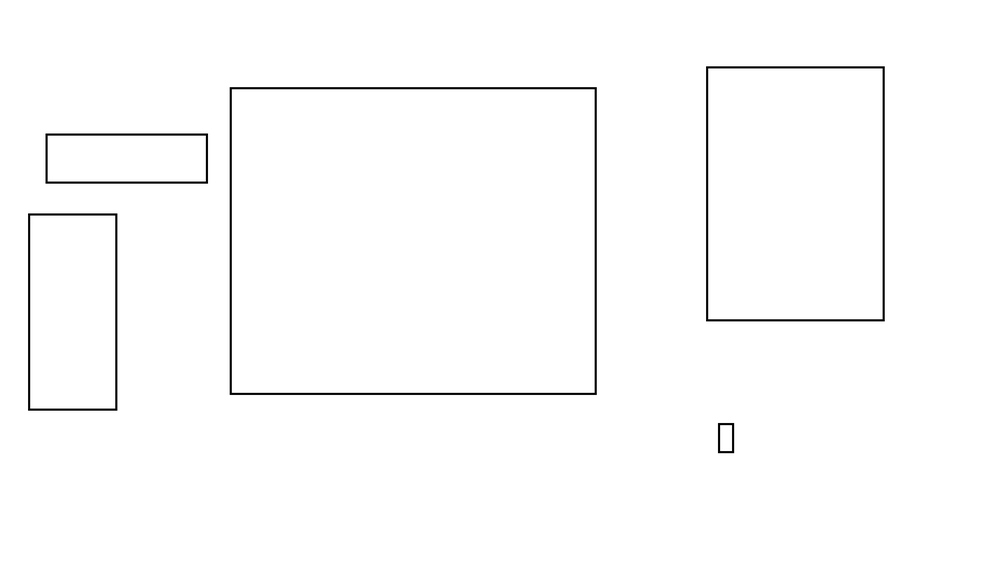
#> input picture test.png, 1000 x 585 px, shrunk from 2351 x 1376 before the run
$ python main.py
#> lines starting #> are read from the running program, lines starting #| are printed output that depends on the picture; after the words box and inside, x2 and y2 are one past the last pixel; in counts of white or black regions, pixels touching at a corner belong together
import cv2
import numpy as np

# read image
img = cv2.imread("test.png")
#> img is the input picture: shape (585, 1000, 3); min 0, max 255, mean 252

# convert img to grayscale
gray = cv2.cvtColor(img, cv2.COLOR_BGR2GRAY)
gray = 255-gray
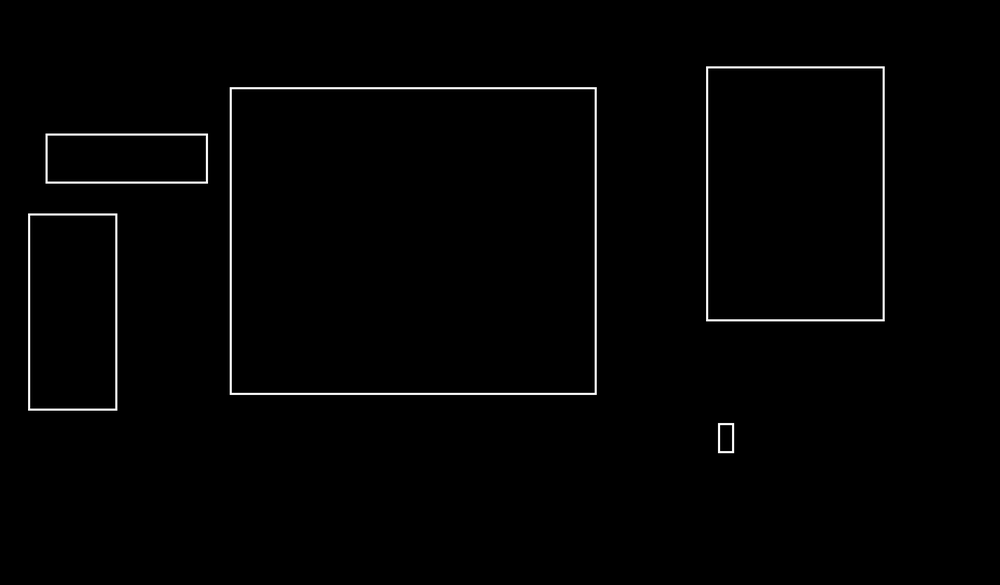
#> gray: shape (585, 1000); min 0, max 255, mean 3

# do adaptive threshold on gray image
thresh = cv2.adaptiveThreshold(gray, 255, cv2.ADAPTIVE_THRESH_MEAN_C, cv2.THRESH_BINARY, 17, 1)
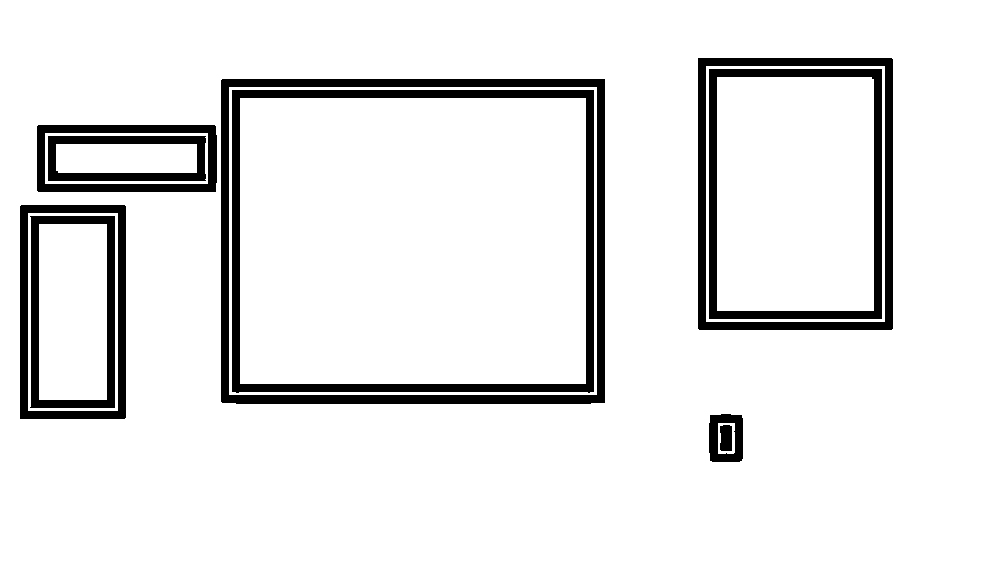
#> thresh: shape (585, 1000); 91% white; 10 black regions, largest, box (x1, y1, x2, y2) and area: (221, 79, 605, 404) 11425, (232, 90, 594, 393) 10373, (698, 58, 893, 330) 7213
thresh = 255-thresh

# apply morphology
kernel = np.ones((3,3), np.uint8)
morph = cv2.morphologyEx(thresh, cv2.MORPH_OPEN, kernel)
#> morph: shape (585, 1000); 9% white; 10 white regions, largest, box (x1, y1, x2, y2) and area: (221, 79, 605, 404) 11425, (232, 90, 594, 393) 10371, (698, 58, 893, 330) 7213
morph = cv2.morphologyEx(morph, cv2.MORPH_CLOSE, kernel)
#> morph: shape (585, 1000); 9% white; 7 white regions, largest, box (x1, y1, x2, y2) and area: (221, 79, 605, 404) 21802, (698, 58, 893, 330) 7213, (37, 125, 217, 192) 6735

# separate horizontal and vertical lines to filter out spots outside the rectangle
kernel = np.ones((7,3), np.uint8)
vert = cv2.morphologyEx(morph, cv2.MORPH_OPEN, kernel)
#> vert: shape (585, 1000); 9% white; 8 white regions, largest, box (x1, y1, x2, y2) and area: (221, 79, 605, 404) 21802, (698, 58, 893, 330) 7213, (709, 69, 882, 319) 6516
kernel = np.ones((3,7), np.uint8)
horiz = cv2.morphologyEx(morph, cv2.MORPH_OPEN, kernel)
#> horiz: shape (585, 1000); 9% white; 8 white regions, largest, box (x1, y1, x2, y2) and area: (221, 79, 605, 404) 11425, (232, 90, 594, 392) 10368, (698, 58, 893, 330) 7213

# combine
rect = cv2.add(horiz,vert)

# thin
kernel = np.ones((3,3), np.uint8)
rect = cv2.morphologyEx(rect, cv2.MORPH_ERODE, kernel)
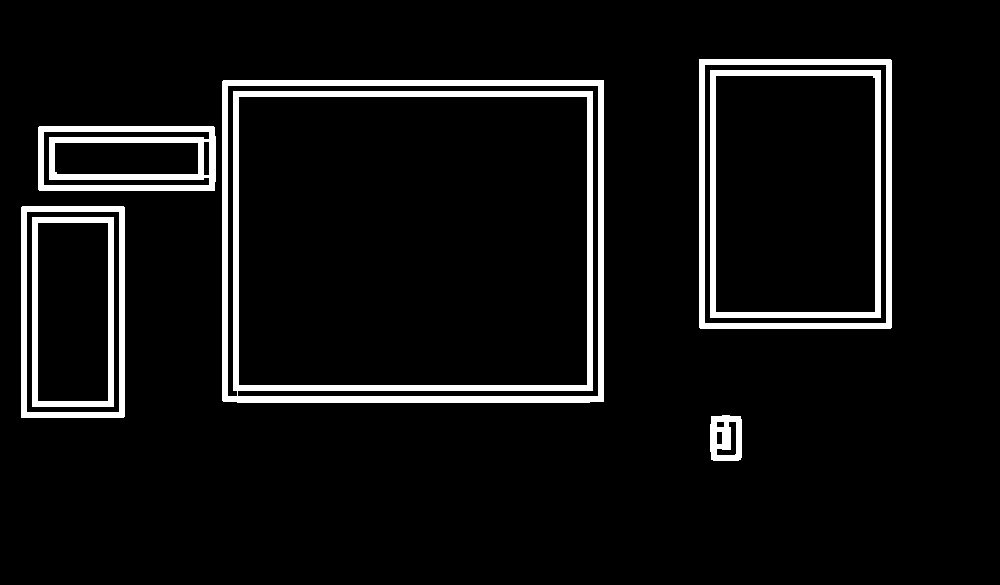
#> rect: shape (585, 1000); 6.8% white; 7 white regions

# get largest contour
contours = cv2.findContours(rect, cv2.RETR_EXTERNAL, cv2.CHAIN_APPROX_SIMPLE)
#> contours = 5 contours; box (x1, y1, x2, y2) and area: (222, 80, 604, 403) 122653, (699, 59, 892, 329) 51646, (21, 206, 125, 418) 21732, (38, 126, 216, 191) 11308, (710, 415, 742, 461) 1348
contours = contours[0] if len(contours) == 2 else contours[1]
# [6 lines of commented-out code are left out]
rot_bbox = img.copy()

# get rotated rectangle from contour
for big_contour in contours:
    print("1")
    rot_rect = cv2.minAreaRect(big_contour)
    box = cv2.boxPoints(rot_rect)
    box = np.int0(box)
    print(box)

    # draw rotated rectangle on copy of img
    cv2.drawContours(rot_bbox,[box],0,(0,0,255),2)
#> this loop made 5 passes
#> (rot_rect, box) on passes 1 to 5: (((725.5, 437.5), (45, 31), -90), [[741, 460], [710, 460], [710, 415], [741, 415]]), (((72.5, 311.5), (211, 103), -90), [[124, 417], [21, 417], [21, 206], [124, 206]]), (((126.5, 158), (64, 177), -90), [[215, 190], [38, 190], [38, 126], [215, 126]]), (((412.5, 241), (322, 381), -90), [[602, 401], [222, 401], [222, 80], [602, 80]]), (((795, 193.5), (269, 192), -90), [[891, 328], [699, 328], [699, 59], [891, 59]])
#> (printed output is left out)
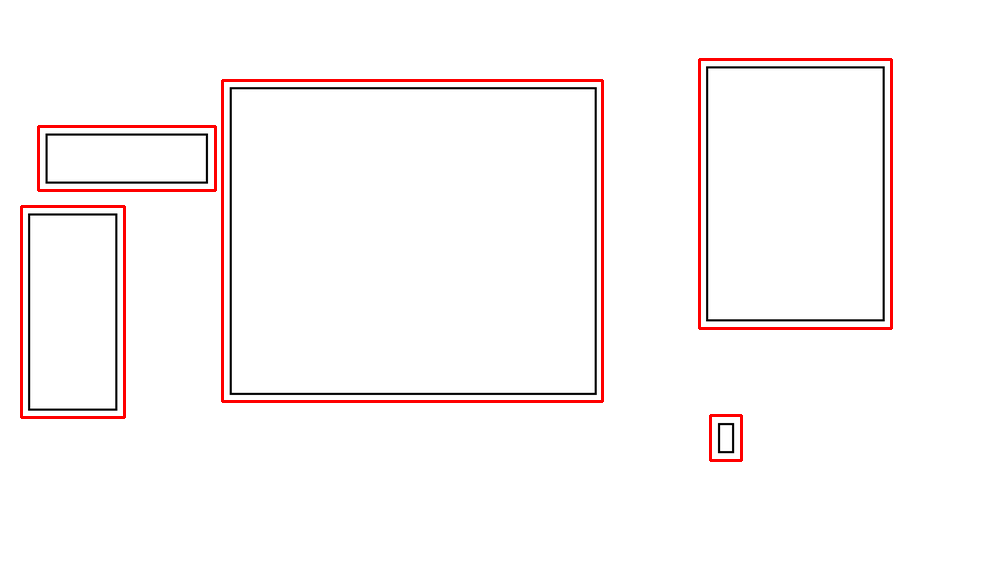
#> rot_bbox: shape (585, 1000, 3); 1.84% of pixels changed, all inside (x1, y1, x2, y2) = (20, 58, 893, 462)

# write img with red rotated bounding box to disk
cv2.imwrite("rectangle_thresh.png", thresh)
cv2.imwrite("rectangle_outline.png", rect)
cv2.imwrite("rectangle_bounds.png", rot_bbox)

# [7 lines of commented-out code are left out]
cv2.imshow("BBOX", rot_bbox)
cv2.waitKey(0)
